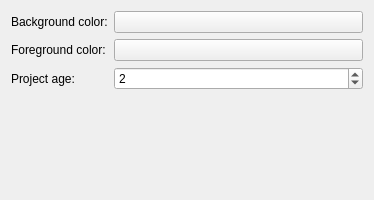
<?xml version="1.0" encoding="UTF-8"?>
<ui version="4.0">
 <class>Settings</class>
 <widget class="QWidget" name="Settings">
  <property name="geometry">
   <rect>
    <x>0</x>
    <y>0</y>
    <width>374</width>
    <height>200</height>
   </rect>
  </property>
  <layout class="QFormLayout">
   <item row="0" column="0">
    <widget class="QLabel" name="backgroundLabel">
     <property name="text">
      <string>Background color:</string>
     </property>
    </widget>
   </item>
   <item row="0" column="1">
    <widget class="KColorButton" name="kcfg_colorBackground">
     <property name="toolTip">
      <string>Choose a new background color</string>
     </property>
     <property name="whatsThis">
      <string>&lt;html&gt;&lt;head&gt;&lt;meta name=&quot;qrichtext&quot; content=&quot;1&quot; /&gt;&lt;style type=&quot;text/css&quot;&gt;
p, li { white-space: pre-wrap; }
&lt;/style&gt;&lt;/head&gt;&lt;body style=&quot; font-family:'DejaVu Serif'; font-size:9pt; font-weight:400; font-style:normal;&quot;&gt;
&lt;p style=&quot; margin-top:0px; margin-bottom:0px; margin-left:0px; margin-right:0px; -qt-block-indent:0; text-indent:0px;&quot;&gt;Change the &lt;span style=&quot; font-weight:600;&quot;&gt;background&lt;/span&gt; color by clicking here and choose the new &lt;span style=&quot; color:#ff0000;&quot;&gt;color&lt;/span&gt; in the &lt;span style=&quot; font-style:italic;&quot;&gt;color dialog&lt;/span&gt;.&lt;/p&gt;&lt;/body&gt;&lt;/html&gt;</string>
     </property>
     <property name="text">
      <string/>
     </property>
    </widget>
   </item>
   <item row="1" column="0">
    <widget class="QLabel" name="foregroundLabel">
     <property name="text">
      <string>Foreground color:</string>
     </property>
    </widget>
   </item>
   <item row="1" column="1">
    <widget class="KColorButton" name="kcfg_colorForeground">
     <property name="toolTip">
      <string>Choose a new foreground color</string>
     </property>
     <property name="whatsThis">
      <string>&lt;html&gt;&lt;head&gt;&lt;meta name=&quot;qrichtext&quot; content=&quot;1&quot; /&gt;&lt;style type=&quot;text/css&quot;&gt;
p, li { white-space: pre-wrap; }
&lt;/style&gt;&lt;/head&gt;&lt;body style=&quot; font-family:'DejaVu Serif'; font-size:9pt; font-weight:400; font-style:normal;&quot;&gt;
&lt;p style=&quot; margin-top:0px; margin-bottom:0px; margin-left:0px; margin-right:0px; -qt-block-indent:0; text-indent:0px;&quot;&gt;Change the &lt;span style=&quot; font-weight:600;&quot;&gt;foreground&lt;/span&gt; color by clicking here and choose the new &lt;span style=&quot; color:#ff0000;&quot;&gt;color&lt;/span&gt; in the &lt;span style=&quot; font-style:italic;&quot;&gt;color dialog&lt;/span&gt;.&lt;/p&gt;&lt;/body&gt;&lt;/html&gt;</string>
     </property>
     <property name="text">
      <string/>
     </property>
    </widget>
   </item>
   <item row="2" column="0">
    <widget class="QLabel" name="projectLabel">
     <property name="text">
      <string>Project age:</string>
     </property>
    </widget>
   </item>
   <item row="2" column="1">
    <widget class="QSpinBox" name="kcfg_ageInDays">
     <property name="toolTip">
      <string>Set the project age (in days)</string>
     </property>
     <property name="whatsThis">
      <string>Change the project age (in days) by choosing a new number of days.</string>
     </property>
     <property name="minimum">
      <number>1</number>
     </property>
     <property name="value">
      <number>2</number>
     </property>
    </widget>
   </item>
  </layout>
 </widget>
 <customwidgets>
  <customwidget>
   <class>KColorButton</class>
   <extends>QPushButton</extends>
   <header>kcolorbutton.h</header>
  </customwidget>
 </customwidgets>
 <resources/>
 <connections/>
</ui>
